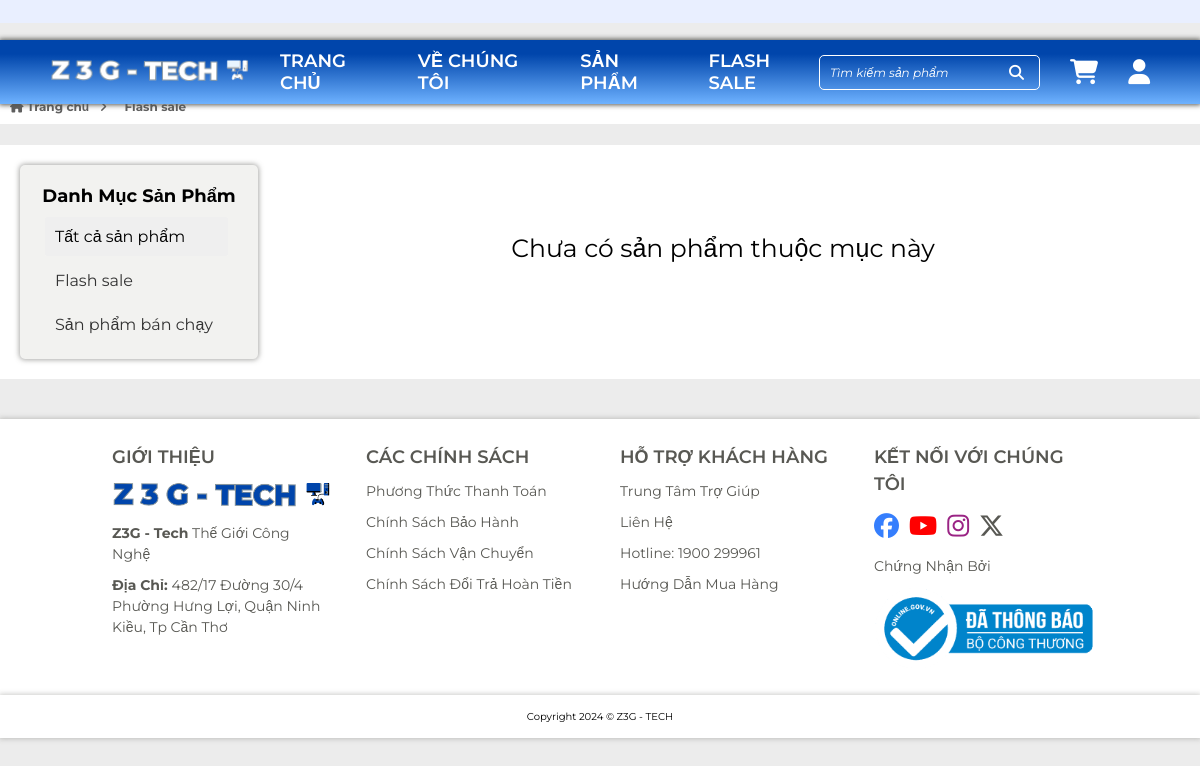
Page /index.php?page=flashsale on the earlier database version.
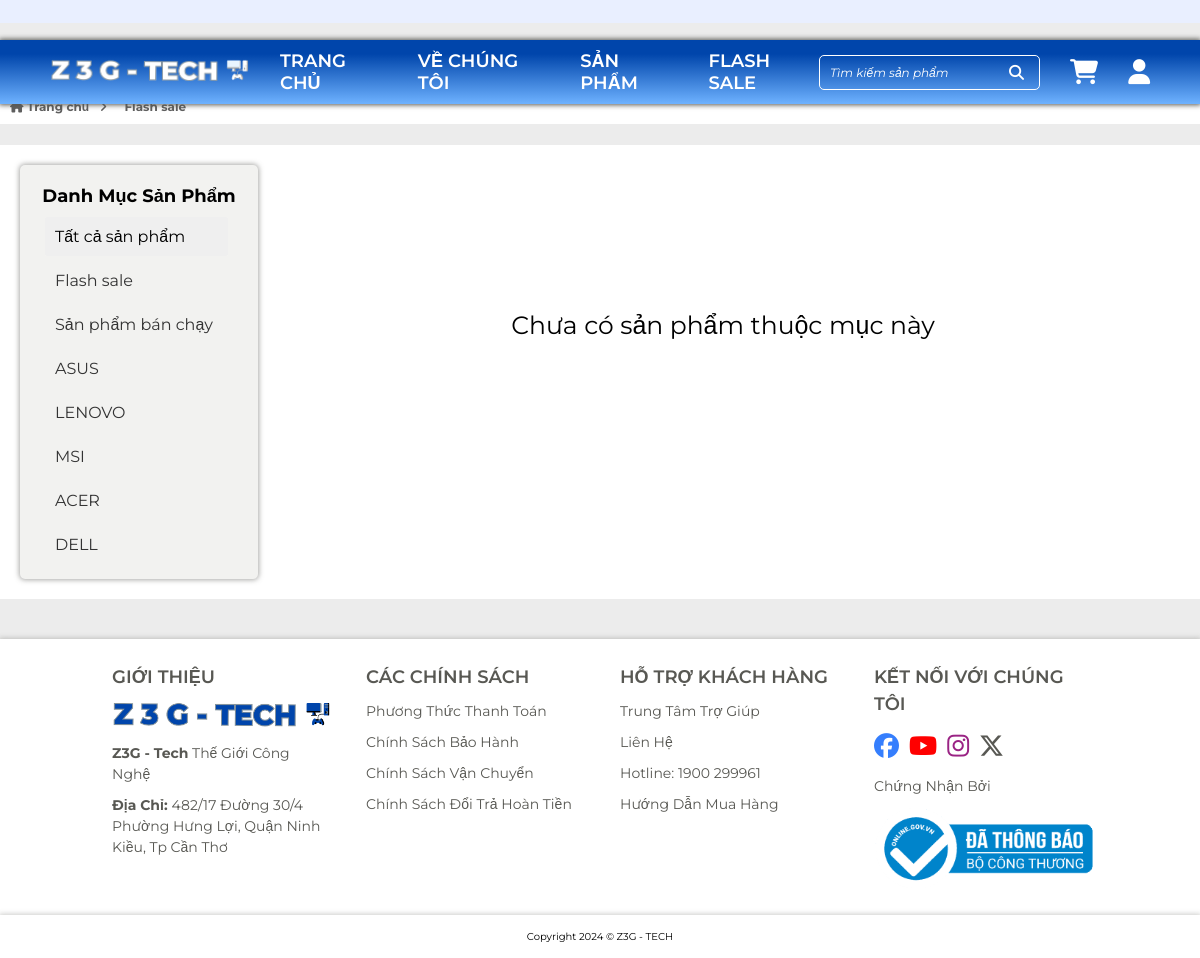
Same page on the later database version.
### tables this page shows
CREATE TABLE `phanloai` (
  `maLoai` int(11) NOT NULL,
  `tenLoai` varchar(50) NOT NULL,
  `anhLoai` varchar(255) NOT NULL
);

### controllers/userControllers/productControllers/flashSale.php (called while the page is built, shortened)
<?php
$listClassify = getAllClassify($conn);
$arrayProductFlashSale = array();
include("./views/user/user-flash-sale.php");
?>

### model/classify.php (called while the page is built, shortened)
<?php
function getAllClassify($conn){
    $sql = "SELECT p.* FROM phanloai p,sanpham s where p.maLoai = s.maLoai GROUP by p.maLoai ORDER BY COUNT(s.maSanPham) desc";
    $rs = mysqli_query($conn,$sql);
    return $rs;
}

### views/user/user-flash-sale.php (the view, shortened to what this page needs)
<div class="list-menuBack">
    <div class="content-menuBack">
        <a href="index.php"><i class="fa-solid fa-house"></i> Trang chủ</a>
        <span class="separator"> <i class="fa-solid fa-angle-right"></i> </span>
        <span>
            Flash sale
        </span>
    </div>
</div>
<div class="container category-product main">
    <div class="category-product">
        <div class="category-product-list">
            <div class="category-sidebar">
                <p>Danh mục sản phẩm</p>
                <ul>
                    <li>
                        <form action="index.php?page=allproduct" method="post">
                            <button type="submit" name='all-product'>Tất cả sản phẩm</button>
                        </form>
                    </li>
                    <li><a href="index.php?page=flashsale">Flash sale</a></li>
                    <li><a href="index.php?page=hotproduct">Sản phẩm bán chạy</a></li>
                    <?php foreach ($listClassify as $key => $value) {
                        extract($value);
                        $linkClassify = "index.php?page=category-product&id=" . $maLoai;
                        ?>
                        <li><a href="<?= $linkClassify ?>">
                                <?= $tenLoai ?>
                            </a></li>
                    <?php } ?>
                </ul>
            </div>
            <div class="category-product-content">
                <?php if (empty($arrayProductFlashSale)) { ?>
                    <div class="empty__product">Chưa có sản phẩm thuộc mục này</div>
                <?php } ?>
            </div>
        </div>
    </div>
</div>

Differences in the rows shown:
added phanloai: tenLoai "ASUS"
added phanloai: tenLoai "LENOVO"
added phanloai: tenLoai "MSI"
added phanloai: tenLoai "ACER"
added phanloai: tenLoai "DELL"
